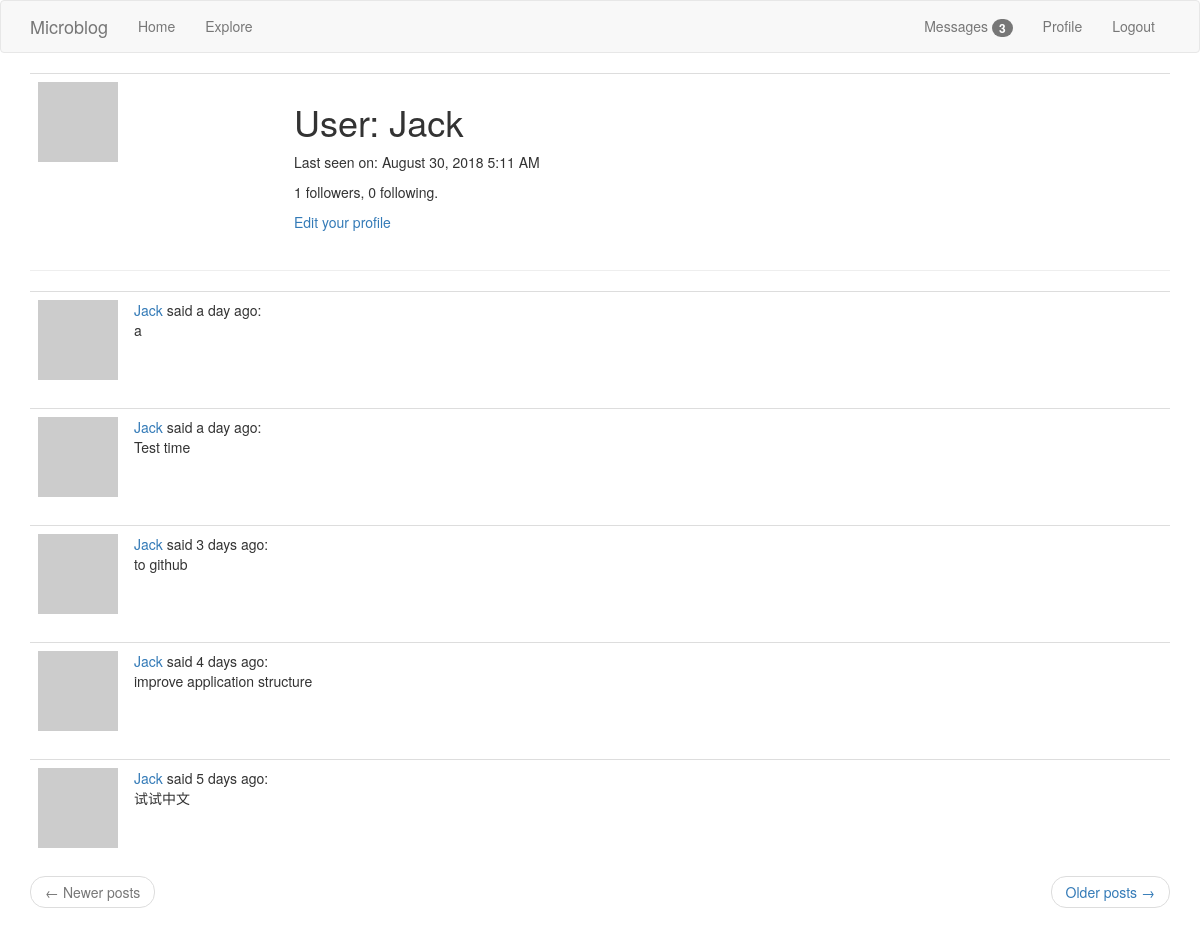
The app's page /user/Jack (signed in) with its own data.
### app/models.py (models this page shows, shortened)
class User(UserMixin, db.Model):
    id = db.Column(db.Integer, primary_key=True)
    username = db.Column(db.String(64), index=True, unique=True)
    email = db.Column(db.String(120), index=True, unique=True)
    password_hash = db.Column(db.String(128))
    posts = db.relationship('Post', backref='author', lazy='dynamic')
    about_me = db.Column(db.String(140))
    last_seen = db.Column(db.DateTime, default=datetime.utcnow())
    followed = db.relationship(
        'User', secondary=followers,  # right side entity of the relationship; configuring the association table
        primaryjoin=(followers.c.follower_id == id),
        secondaryjoin=(followers.c.followed_id == id),
        backref=db.backref('followers', lazy='dynamic'), lazy='dynamic')
    messages_sent = db.relationship('Message', foreign_keys='Message.sender_id', backref='author', lazy='dynamic')
    messages_received = db.relationship('Message', foreign_keys='Message.recipient_id', backref='recipient',
                                        lazy='dynamic')
    last_message_read_time = db.Column(db.DateTime)
    notifications = db.relationship('Notification', backref='user', lazy='dynamic')
    def new_messages(self):
        last_read_time = self.last_message_read_time or datetime(1900, 1, 1)
        return Message.query.filter_by(recipient=self).filter(Message.timestamp > last_read_time).count()
    def avatar(self, size):
        digest = md5(self.email.lower().encode('utf-8')).hexdigest()
        return 'https://www.gravatar.com/avatar/{}?d=identicon&s={}'.format(
            digest, size)

class Post(db.Model):
    id = db.Column(db.Integer, primary_key=True)
    body = db.Column(db.String(140))
    timestamp = db.Column(db.DateTime, index=True, default=datetime.utcnow())
    user_id = db.Column(db.Integer, db.ForeignKey('user.id'))

### app/main/routes.py (the view)
@bp.route('/user/<username>')
@login_required
def user(username):
    user = User.query.filter_by(username=username).first_or_404()
    page = request.args.get('page', 1, type=int)
    posts = user.posts.order_by(Post.timestamp.desc()).paginate(page, current_app.config['POST_PER_PAGE'], False)
    next_url = url_for('main.user', username=user.username, page=posts.next_num) if posts.has_next else None
    prev_url = url_for('main.user', username=user.username, page=posts.prev_num) if posts.has_prev else None
    return render_template('user.html', user=user, posts=posts.items, next_url=next_url, prev_url=prev_url)

### app/main/routes.py (called while the page is built)
@bp.before_request
def before_request():
    if current_user.is_authenticated:
        current_user.last_seen = datetime.utcnow()
        db.session.commit()

### app/models.py (called while the page is built)
@login.user_loader
def load_user(id):
    return User.query.get(int(id))

### app/templates/user.html (shortened to what this page needs)
{% extends "base.html" %}
{% block app_content %}
    <table class="table table-hover">
        <tr valign="top">
            <td width="256px"><img src="{{ user.avatar(256) }}"></td>
            <td>
                <h1>User: {{ user.username }}</h1>
                {% if user.last_seen %}<p>Last seen on: {{ moment(user.last_seen).format('LLL')}}</p>{% endif %}
                <p>{{ user.followers.count() }} followers, {{ user.followed.count() }} following.</p>
                {% if current_user == user %}
                <p><a href="{{ url_for('main.edit_profile') }}">Edit your profile</a></p>
                {% elif not current_user.is_following(user) %}
                <p><a href="{{ url_for('main.follow', username=user.username) }}">Follow</a></p>
                {% else %}
                <p><a href="{{ url_for('main.unfollow', username=user.username) }}">Unfollow</a></p>
                {% endif %}
            </td>
        </tr>
    </table>
    <hr>
    {% for post in posts %}
        {% include '_post.html' %}
    {% endfor %}
     <nav aria-label="...">
        <ul class="pager">
            <li class="previous{% if not prev_url %} disabled{% endif %}">
                <a href="{{ prev_url or '#' }}">
                    <span aria-hidden="true">&larr;</span> Newer posts
                </a>
            </li>
            <li class="next{% if not next_url %} disabled{% endif %}">
                <a href="{{ next_url or '#' }}">
                    Older posts <span aria-hidden="true">&rarr;</span>
                </a>
            </li>
        </ul>
    </nav>
{% endblock %}

### app/templates/_post.html
    <table class="table table-hover">
        <tr>
            <td width="70px"><img src="{{ post.author.avatar(70) }}"></td>
            <td>
                <a href="{{ url_for('main.user', username=post.author.username) }}">
                    {{ post.author.username }}
                </a>said {{ moment(post.timestamp).fromNow()}}:<br>
                {{ post.body }}
            </td>
        </tr>
    </table>

### records on screen
User: username "Jack", last_seen "August 30, 2018 5:11 AM"
Post: author.username "Jack", timestamp "a day ago", body "a"
Post: author.username "Jack", timestamp "a day ago", body "Test time"
Post: author.username "Jack", timestamp "3 days ago", body "to github"
Post: author.username "Jack", timestamp "4 days ago", body "improve application structure"
Post: author.username "Jack", timestamp "5 days ago", body "试试中文"

### other values on screen
{{ 'Messages' }} "Messages"
{{ new_messages }} "3"
{{ user.followers.count() }} "1"
{{ user.followed.count() }} "0"
